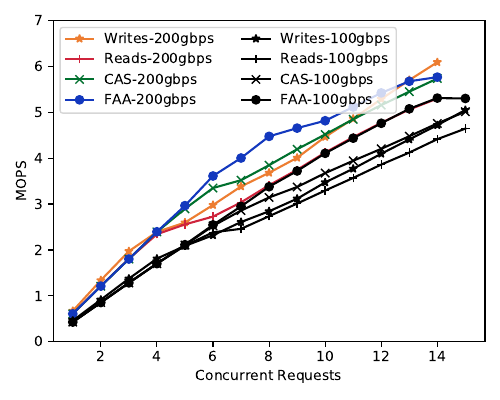

Generate this figure with Python:

#single key

import matplotlib
import matplotlib.pyplot as plt
import numpy as np
import pandas as pd

cas_label='CAS'
faa_label='FAA'
write_label='Writes'
read_label="Reads"

cas_marker='x'
faa_marker='o'
read_marker='+'
write_marker="*"


cas_color='#00702eff'                     #indigo
faa_color='#1338be'                     #indigo
read_color='#cf243cff'     #alice
write_color='#ed7d31ff'          #kelly


def div_million (list):
    return [val /1e6 for val in list]


fig, axs = plt.subplots(1,1, figsize=(5,4))

def plot_data(ax,filename,suffix):
    df = pd.read_csv(filename)
    x_axis=df.get("concur").values
    writes=df.get("write_ops").values
    reads=df.get("read_ops").values
    cas=df.get("cas_ops").values
    faa=df.get("faa_ops").values

    writes=div_million(writes)
    reads=div_million(reads)
    cas=div_million(cas)
    faa=div_million(faa)

    print(writes)
    ax.plot(x_axis,writes,label=write_label+suffix,color=write_color,marker=write_marker)
    ax.plot(x_axis,reads,label=read_label+suffix,color=read_color,marker=read_marker)
    ax.plot(x_axis,cas,label=cas_label+suffix,color=cas_color,marker=cas_marker)
    ax.plot(x_axis,faa,label=faa_label+suffix,color=faa_color,marker=faa_marker)
    #ax.set_yscale('log')

    ax.set_xlabel("Concurrent Requests")
    ax.set_ylabel("MOPS")
    #ax.set_ylim(bottom=1,top=150)


dir='./single_key_single_thread/'
filename='200gbps'
plot_data(axs,dir+filename+'.dat','-200gbps')

cas_color='black'                     #indigo
faa_color='black'                     #indigo
read_color='black'     #alice
write_color='black'          #kelly

dir='./single_key_single_thread/'
filename='100gbps'
plot_data(axs,dir+filename+'.dat','-100gbps')
axs.set_ylim(0,7)
axs.legend(ncol=2)

#plot_data(axs,dir+'/multithread_1024.dat','QP: 20')

figure_name="single_key_single_thread"

plt.tight_layout()
plt.savefig(figure_name+'.pdf')
plt.savefig(figure_name+'.png')
#plt.show()


## Write only throughputs CNS to write
#latency=[88039,152566,246034,387889,578149,786835,982579,]                                                                                                                                                         
#threads=[2,4,8,16,32,64,112,]